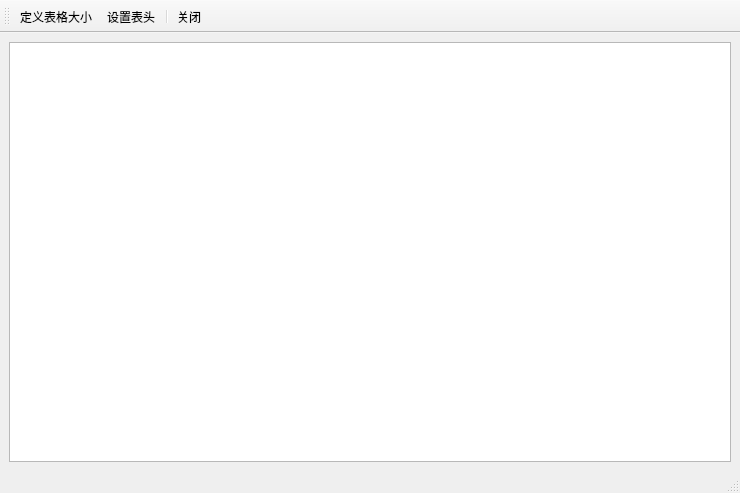
<?xml version="1.0" encoding="UTF-8"?>
<ui version="4.0">
 <class>QFormTable</class>
 <widget class="QMainWindow" name="QFormTable">
  <property name="geometry">
   <rect>
    <x>0</x>
    <y>0</y>
    <width>740</width>
    <height>493</height>
   </rect>
  </property>
  <property name="windowTitle">
   <string>基于QMainWindow的窗口</string>
  </property>
  <widget class="QWidget" name="centralwidget">
   <layout class="QGridLayout" name="gridLayout">
    <item row="0" column="0">
     <widget class="QTableView" name="tableView"/>
    </item>
   </layout>
  </widget>
  <widget class="QStatusBar" name="statusbar"/>
  <widget class="QToolBar" name="toolBar">
   <property name="windowTitle">
    <string>toolBar</string>
   </property>
   <property name="toolButtonStyle">
    <enum>Qt::ToolButtonTextUnderIcon</enum>
   </property>
   <attribute name="toolBarArea">
    <enum>TopToolBarArea</enum>
   </attribute>
   <attribute name="toolBarBreak">
    <bool>false</bool>
   </attribute>
   <addaction name="actSetSizeForTable"/>
   <addaction name="actSetHeader"/>
   <addaction name="separator"/>
   <addaction name="actClose"/>
  </widget>
  <action name="actSetSizeForTable">
   <property name="icon">
    <iconset resource="image.qrc">
     <normaloff>:/img/image/toolbarlab.jfif</normaloff>:/img/image/toolbarlab.jfif</iconset>
   </property>
   <property name="text">
    <string>定义表格大小</string>
   </property>
  </action>
  <action name="actSetHeader">
   <property name="icon">
    <iconset resource="image.qrc">
     <normaloff>:/img/image/paste.jfif</normaloff>:/img/image/paste.jfif</iconset>
   </property>
   <property name="text">
    <string>设置表头</string>
   </property>
  </action>
  <action name="actClose">
   <property name="icon">
    <iconset resource="image.qrc">
     <normaloff>:/img/image/redX.jpg</normaloff>:/img/image/redX.jpg</iconset>
   </property>
   <property name="text">
    <string>关闭</string>
   </property>
  </action>
 </widget>
 <resources>
  <include location="image.qrc"/>
 </resources>
 <connections/>
</ui>
